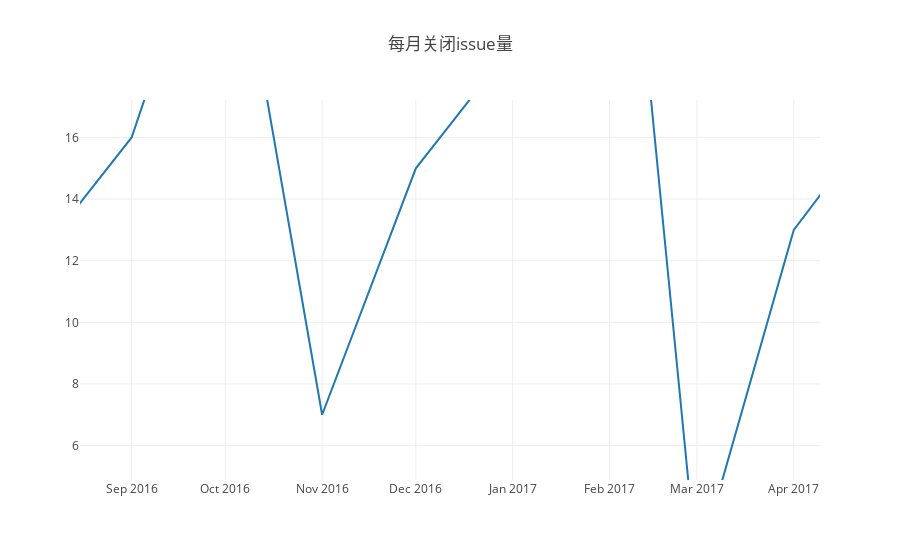

The notebook cell saved with this chart:
### Markdown cell above
## 2.2 每月关闭Issue个数

### Code cell
var years = [2015, 2016, 2017, 2018, 2019, 2020, 2021, 2022];
var project_id = 47690142;
var months = [1, 2, 3, 4, 5, 6, 7, 8, 9, 10, 11, 12];
Promise.all(years.map(ant =>{
     // console.log(ant);
     var s = `select count(issue_id) as close_num, 
    formatDateTime(created_date,'%Y-%m') as time
    from github_log.year${ant} 
    where repo_id=${project_id} 
    and type = 'IssuesEvent' 
    and action in('closed')
    group by formatDateTime(created_date,'%Y-%m')
    order by formatDateTime(created_date,'%Y-%m')`;
    return query(s);
})).then(data =>{

    // 格式化存储数据
    var stars = [];
    var time_show = [];
    console.log("  时间  | 关闭issue数");
    for (let i=0;i<data.length;i++){
     for (let j=0; j<data[i].length; j++){
      stars.push(data[i][j].close_num);
      time_show.push(data[i][j].time);
      console.log(data[i][j].time,"| ",data[i][j].close_num);
     };
    };
    console.log("以上为有关闭issue的数据");
    
      
        // 绘图
    var dd = [{x:time_show, y:stars,type:"scatter"},];
    openDigger.render.plotly(dd, {title: "每月关闭issue量"});
})
 // group by toYear(created_date), toMonth(created_date)

### Figure 1 — Plotly figure (JSON) as saved in the notebook; plotly's stock layout.template omitted (floating-point values rounded to 4 significant figures)
{"data": [{"type": "scatter", "x": ["2015-12", "2016-01", "2016-02", "2016-03", "2016-04", "2016-05", "2016-06", "2016-07", "2016-08", "2016-09", "2016-10", "2016-11", "2016-12", "2017-01", "2017-02", "2017-03", "2017-04", "2017-05", "2017-06", "2017-07", "2017-08", "2017-09", "2017-10", "2017-11", "2017-12", "2018-01", "2018-02", "2018-03", "2018-04", "2018-05", "2018-06", "2018-07", "2018-08", "2018-09", "2018-10", "2018-11", "2018-12", "2019-01", "2019-02", "2019-03", "2019-04", "2019-05", "2019-06", "2019-07", "2019-08", "2019-09", "2019-10", "2019-11", "2019-12", "2020-01", "2020-02", "2020-03", "2020-04", "2020-05", "2020-06", "2020-07", "2020-08", "2020-09", "2020-10", "2020-11", "2020-12", "2021-01", "2021-02", "2021-03", "2021-05", "2021-07", "2021-09", "2021-10", "2021-11"], "y": ["4", "5", "9", "10", "12", "6", "10", "7", "12", "16", "25", "7", "15", "19", "31", "2", "13", "17", "14", "15", "22", "3", "18", "23", "10", "10", "6", "5", "11", "6", "9", "11", "10", "1", "1", "11", "10", "11", "3", "5", "4", "5", "2", "7", "26", "4", "3", "38", "23", "7", "7", "9", "14", "11", "13", "4", "4", "4", "7", "14", "1", "2", "12", "9", "1", "4", "2", "9", "1"]}], "layout": {"autosize": true, "title": {"text": "每月关闭issue量"}, "xaxis": {"autorange": false, "range": ["2016-08-15 11:17:51.4819", "2017-04-09 09:39:13.6737"], "type": "date"}, "yaxis": {"autorange": false, "range": [4.883, 17.22], "type": "linear"}}}
